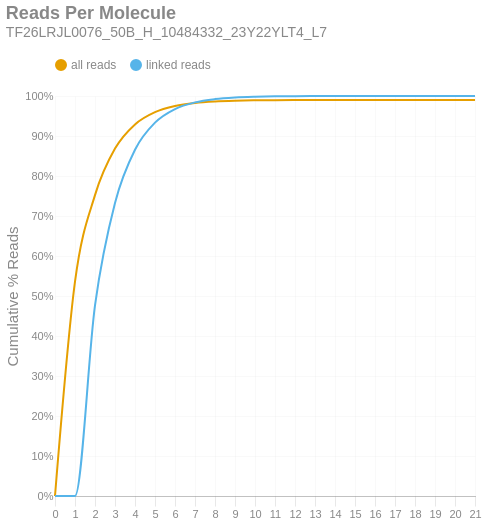

Notebook code for this chart:
### Markdown cell above
### Reads per Molecule
This chart shows the cumulative distribution of the number of reads per linked molecule. That is, how many alignments are associated with a unique molecule. This excludes the number of reads associated with invalid or absent linked-read barcodes. The `linked` histogram is the percentages recalculated when disregarding singletons.

### Code cell
if SKIPLR:
    print_html(f"Skipped")
else:
    counts = np.bincount(valids['reads'].cast(pl.Int64).to_numpy())
    weighted = counts * np.arange(len(counts))
    all_perc = weighted / n_reads
    linked_perc = weighted / n_linked_reads
    linked_perc[1] = 0
    binned_df = pl.DataFrame({
        'readsper': list(range(len(counts))),
        'all reads (cumsum)': np.cumsum(all_perc).tolist(),
        'linked reads (cumsum)': np.cumsum(linked_perc).tolist(),
    })

    with SafeRender(binned_df):
        (
            density_plot(binned_df, 'Reads Per Molecule', samplename, 'readspmol')
            .encode(
                x=alt.X('readsper:O', title=None).axis(labelAngle=0).scale(padding=0),
                y=alt.Y('value:Q', title='Cumulative % Reads').axis(format='%').stack(False),
                color=alt.Color("key:N").scale(domain=["all reads", "linked reads"]),
                tooltip=[
                    alt.Tooltip("key:N", title="Data Type"),
                    alt.Tooltip("readsper:O", title="Reads Per Molecule"),
                    alt.Tooltip("value:Q", format=".2%", title="% Reads (Cum.)")
                ]            
            )
        ).display()

### Figure 1 — Vega-Lite specification as saved in the notebook (floating-point values rounded to 4 significant figures)
{"width": "container", "height": 400, "config": {"title": {"anchor": "start", "dy": -15, "fontSize": 18, "color": "#888888", "subtitleColor": "#888888", "subtitleFontSize": 14}, "arc": {"fill": "#0072B2"}, "axis": {"domainColor": "#888888", "domainWidth": 0.5, "gridWidth": 0.2, "grid": false, "titleFontWeight": 400, "titleFontSize": 15, "labelFontSize": 11, "labelColor": "#888888", "tickColor": "#888888", "tickWidth": 0.2, "titleColor": "#888888"}, "axisBand": {"grid": false}, "axisX": {"grid": true, "tickSize": 10, "domainCap": "round"}, "axisY": {"domain": false, "grid": true, "tickSize": 0, "domainCap": "round"}, "background": "transparent", "header": {"labelFontSize": 15, "labelColor": "#888888", "titleFontSize": 15, "titleFontWeight": 600, "titleColor": "#888888"}, "legend": {"labelFont": "sans-serif", "labelFontSize": 12, "labelColor": "#888888", "symbolSize": 100, "symbolType": "circle", "titleFontSize": 12, "titlePadding": 10, "titleColor": "#888888", "title": null, "orient": "top"}, "range": {"category": ["#E69F00", "#56B4E9", "#009E73", "#F0E442", "#0072B2", "#D55E00", "#CC79A7", "#000000"], "diverging": ["#cfe8f3", "#a2d4ec", "#73bfe2", "#46abdb", "#1696d2", "#12719e"]}, "area": {"fill": "#0072B2", "fillOpacity": 0.7, "line": true, "strokeOpacity": 0.7}, "line": {"color": "#0072B2", "stroke": "#0072B2", "strokeWidth": 2}, "trail": {"color": "#0072B2", "stroke": "#0072B2", "strokeWidth": 0, "size": 1}, "point": {"filled": true, "fillOpacity": 1.0, "size": 95}, "text": {"color": "#888888", "fontSize": 11, "align": "right", "fontWeight": 400, "size": 11}, "bar": {"fill": "#0072B2", "stroke": null}, "view": {"stroke": null, "continuousWidth": 660, "continuousHeight": 400}}, "data": {"name": "data-2fc8a60acb79fe5504dd64399daeab5c"}, "mark": {"type": "line", "interpolate": "monotone", "point": {"opacity": 0, "size": 275}}, "encoding": {"color": {"field": "key", "scale": {"domain": ["all reads", "linked reads"]}, "type": "nominal"}, "tooltip": [{"field": "key", "title": "Data Type", "type": "nominal"}, {"field": "readsper", "title": "Reads Per Molecule", "type": "ordinal"}, {"field": "value", "format": ".2%", "title": "% Reads (Cum.)", "type": "quantitative"}], "x": {"axis": {"labelAngle": 0}, "field": "readsper", "scale": {"padding": 0}, "title": null, "type": "ordinal"}, "y": {"axis": {"format": "%"}, "field": "value", "stack": false, "title": "Cumulative % Reads", "type": "quantitative"}}, "params": [{"name": "param_c36ac31b6afebe62", "select": {"type": "point", "fields": ["key"]}, "bind": "legend"}], "title": {"text": "Reads Per Molecule", "subtitle": "TF26LRJL0076_50B_H_10484332_23Y22YLT4_L7"}, "transform": [{"fold": ["all reads (cumsum)", "linked reads (cumsum)"]}, {"calculate": "replace(datum.key, ' (cumsum)', '')", "as": "key"}, {"filter": {"param": "param_c36ac31b6afebe62"}}], "usermeta": {"embedOptions": {"downloadFileName": "TF26LRJL0076_50B_H_10484332_23Y22YLT4_L7.readspmol"}}, "$schema": "https://vega.github.io/schema/vega-lite/v6.4.1.json", "datasets": {"data-2fc8a60acb79fe5504dd64399daeab5c": [{"readsper": 0, "all reads (cumsum)": 0.0, "linked reads (cumsum)": 0.0}, {"readsper": 1, "all reads (cumsum)": 0.5357, "linked reads (cumsum)": 0.0}, {"readsper": 2, "all reads (cumsum)": 0.7521, "linked reads (cumsum)": 0.4764}, {"readsper": 3, "all reads (cumsum)": 0.8685, "linked reads (cumsum)": 0.7326}, {"readsper": 4, "all reads (cumsum)": 0.929, "linked reads (cumsum)": 0.8657}, {"readsper": 5, "all reads (cumsum)": 0.9597, "linked reads (cumsum)": 0.9333}, {"readsper": 6, "all reads (cumsum)": 0.9751, "linked reads (cumsum)": 0.9673}, {"readsper": 7, "all reads (cumsum)": 0.9827, "linked reads (cumsum)": 0.9841}, {"readsper": 8, "all reads (cumsum)": 0.9865, "linked reads (cumsum)": 0.9922}, {"readsper": 9, "all reads (cumsum)": 0.9883, "linked reads (cumsum)": 0.9962}, {"readsper": 10, "all reads (cumsum)": 0.9891, "linked reads (cumsum)": 0.9981}, {"readsper": 11, "all reads (cumsum)": 0.9896, "linked reads (cumsum)": 0.9991}, {"readsper": 12, "all reads (cumsum)": 0.9898, "linked reads (cumsum)": 0.9996}, {"readsper": 13, "all reads (cumsum)": 0.9899, "linked reads (cumsum)": 0.9998}, {"readsper": 14, "all reads (cumsum)": 0.9899, "linked reads (cumsum)": 0.9999}, {"readsper": 15, "all reads (cumsum)": 0.99, "linked reads (cumsum)": 1.0}, {"readsper": 16, "all reads (cumsum)": 0.99, "linked reads (cumsum)": 1.0}, {"readsper": 17, "all reads (cumsum)": 0.99, "linked reads (cumsum)": 1.0}, {"readsper": 18, "all reads (cumsum)": 0.99, "linked reads (cumsum)": 1.0}, {"readsper": 19, "all reads (cumsum)": 0.99, "linked reads (cumsum)": 1.0}, {"readsper": 20, "all reads (cumsum)": 0.99, "linked reads (cumsum)": 1.0}, {"readsper": 21, "all reads (cumsum)": 0.99, "linked reads (cumsum)": 1.0}]}}
